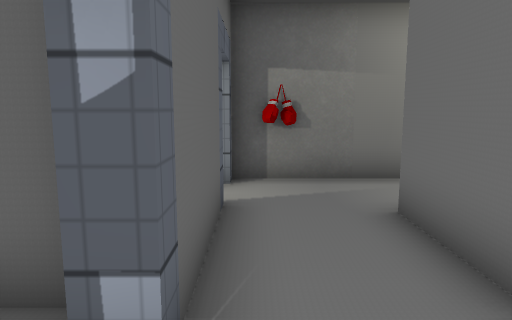
[1] (above)

21 first-person views from a walk through a Unity game level. The camera is 1.3 m above the floor, tilts 8° down and sees 70° across. Doors are open. The floor is counted in squares, 0.9 m on a side. Each view is taken from the middle of a square. On the plan, view 1 faces up. The plan holds only what a view shows up to about 16 squares ahead; the rest is blank. The place goes on beyond the plan. The player character is not drawn. Some animated figures are left out. Some surface patterns are stand-ins.

[2]
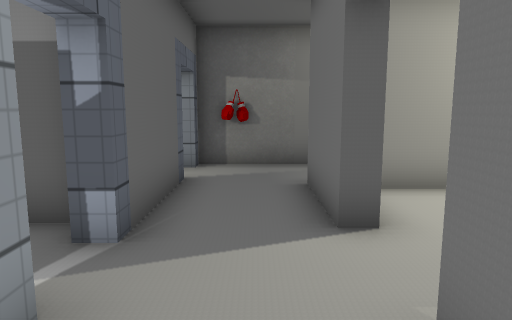

[3]
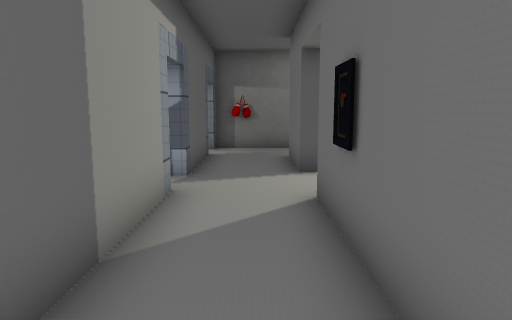

[4]
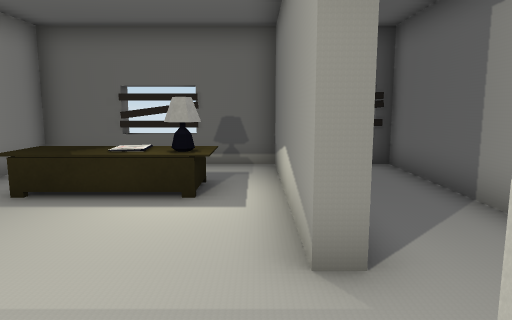

[5]
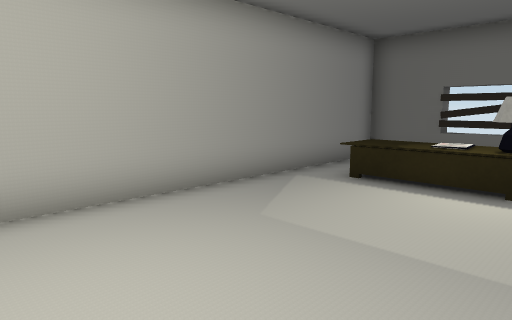

[6]
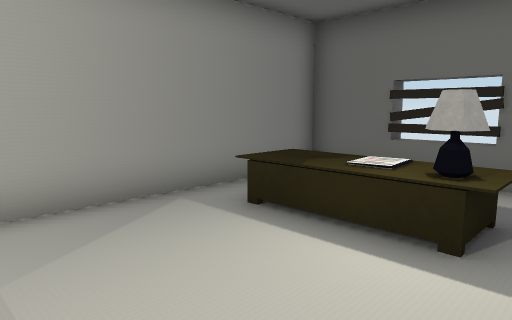

[7]
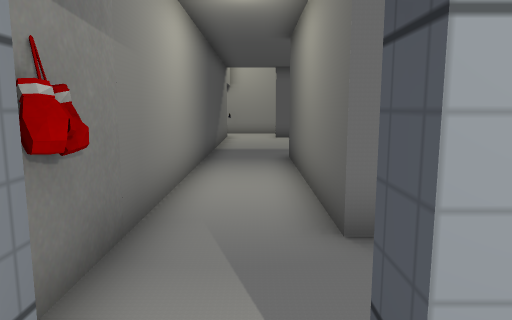

[8]
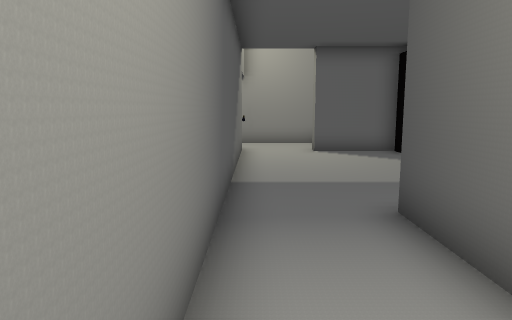

[9]
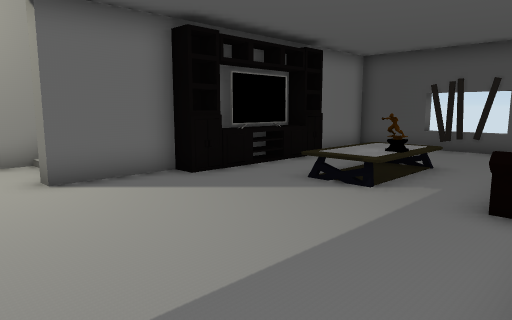

[10]
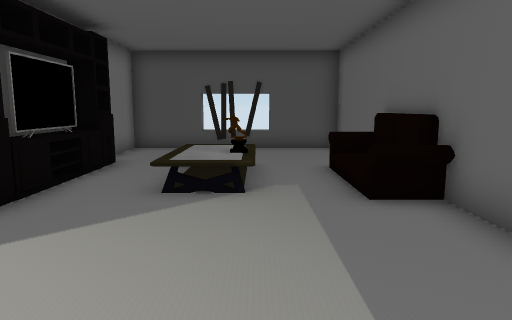

[11]
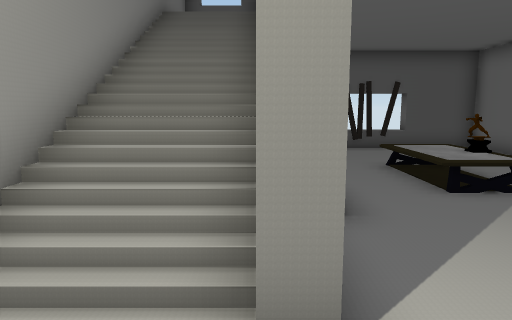

[12]
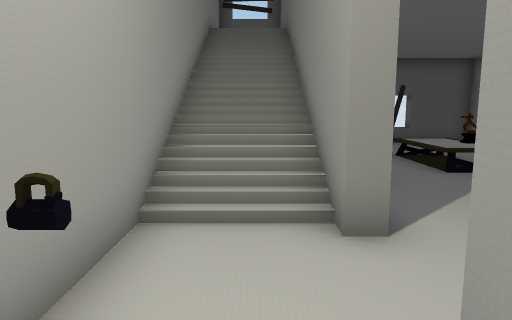

[13]
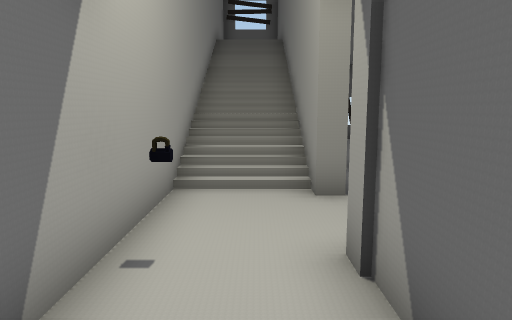

[14]
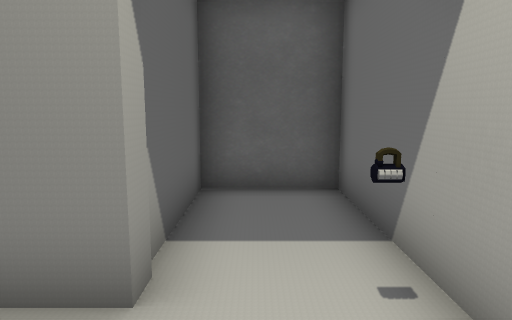

[15]
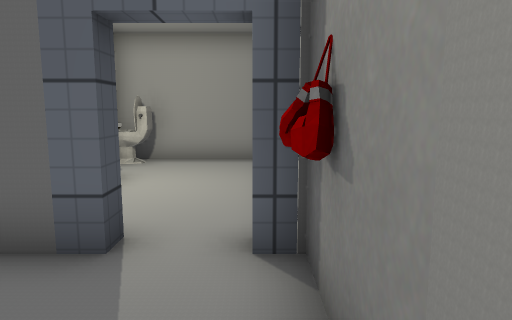

[16]
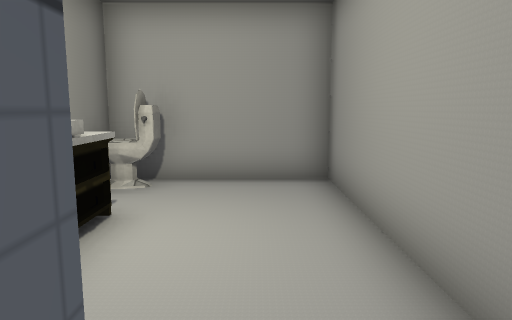

[17]
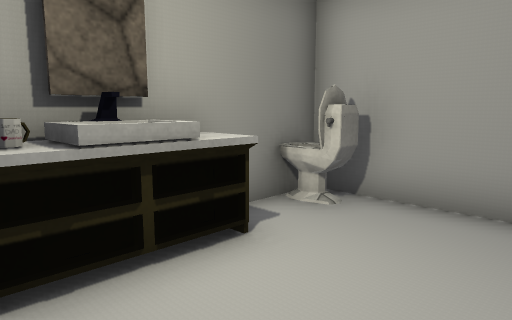

[18]
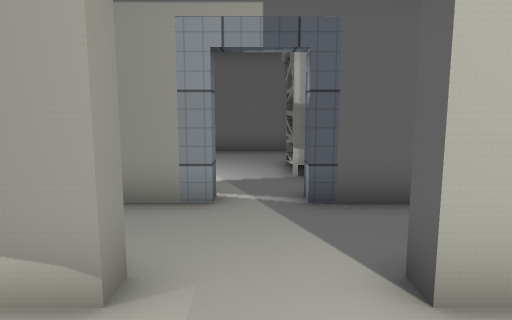

[19]
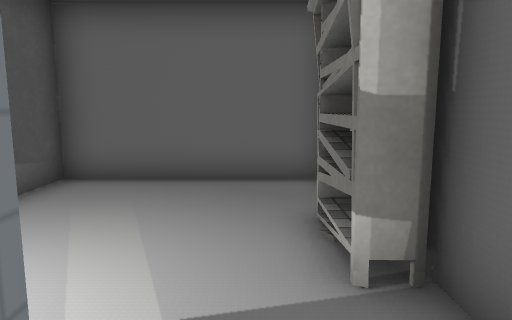

[20]
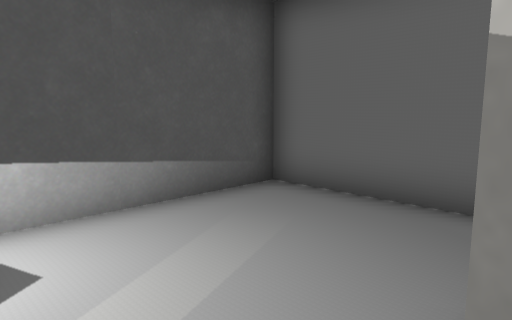

[21]
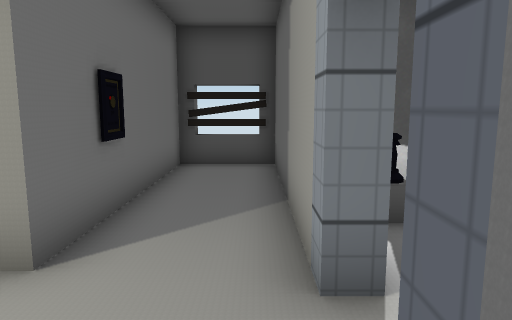

### Floor plan
Key: @ floor where view 1 was taken; # wall or solid block; x gap in a wall; . floor; / step, stairs or slope; D open door; = window, fence, low wall or low ledge; ^ raised ledge; L lamp; E desk; S sofa; T toilet; C cabinet; I sink; M mug; B bookshelf; O other object.
Columns run from 8 left of view 1 to 20 right of it. Each row starts with its distance up from view 1.
 12                          ####
 11                          #..#
 10                          #..#
  9                         ##..#
  8 #########################DDO#
  7 #......DO...................#
  6 #......D....................#
  5 #......#..########.......#..#
  4 #T.CIMC#..#....  #.......#//#
  3 ########..#......#.......#//#
  2 #..BBB.#..D......#......O#//#
  1 #......D..D......#S.///.O#//#
  0 #......#@.D......SO./ /.O#//#
 -1 #......#..#......#O./O/.O#//#
 -2 #.....O#..#......#S./ /.O#//#
 -3 ########..#.LEEE.#......O#//#
 -4        #..#.EEEE.#.......#  #
 -5        #..#..   .#.......#  #
 -6        #..#..    #..  ...#  #
 -7        #^=####^#####==x###^#

Where each view was taken, in squares from view 1:
view 1: 0 up, 0 right, facing up
view 2: 2 down, 1 right, facing up
view 3: 6 down, 1 right, facing up
view 4: 3 up, 3 right, facing down
view 5: 4 up, 3 right, facing down-right
view 6: 1 up, 3 right, facing down-right
view 7: 6 up, 2 left, facing right
view 8: 7 up, 4 right, facing right
view 9: 7 up, 9 right, facing down-right
view 10: 7 up, 12 right, facing down
view 11: 7 up, 17 right, facing down
view 12: 9 up, 18 right, facing down
view 13: 11 up, 18 right, facing down
view 14: 5 up, 18 right, facing up
view 15: 7 up, 3 right, facing left
view 16: 6 up, 0 right, facing left
view 17: 7 up, 2 left, facing down-left
view 18: 1 up, 5 right, facing left
view 19: 1 up, 0 right, facing left
view 20: 2 up, 2 left, facing down-left
view 21: 3 up, 0 right, facing down
